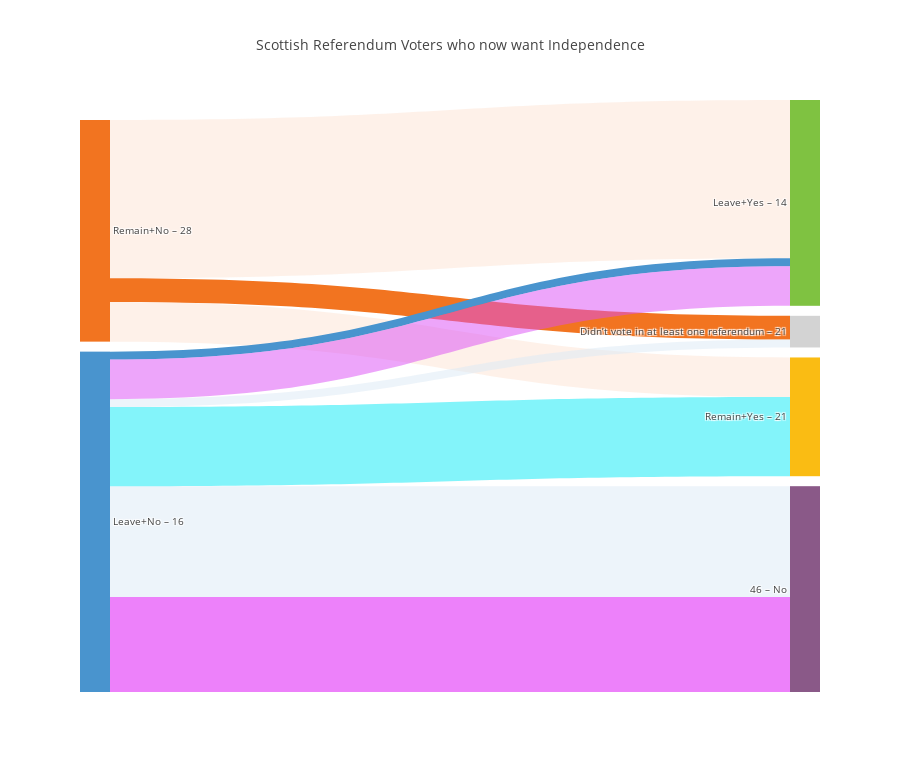

Write notebook code for a chart like this one.
### Code cell
import pandas as pd
import numpy as np
#import plotly-geo
import plotly.graph_objs as go
from plotly.offline import download_plotlyjs, init_notebook_mode, plot, iplot
init_notebook_mode(connected=True)

nodes = [
    ['ID', 'Label', 'Color'],
    [0,'Remain+No – 28','#F27420'],
    [1,'Leave+No – 16','#4994CE'],
    [2,'Remain+Yes – 21','#FABC13'],
    [3,'Leave+Yes – 14','#7FC241'],
    [4,'Didn’t vote in at least one referendum – 21','#D3D3D3'],
    [5,'46 – No','#8A5988']
]
links = [
    ['Source','Target','Value','Link Color'],
    [0,3,20,'rgba(253, 227, 212, 0.5)'],
    [0,4,3,'rgba(242, 116, 32, 1)'],
    [0,2,5,'rgba(253, 227, 212, 0.5)'],
    [1,5,14,'rgba(219, 233, 246, 0.5)'],
    [1,3,1,'rgba(73, 148, 206, 1)'],
    [1,4,1,'rgba(219, 233, 246,0.5)'],
    [1,2,10,'rgba(8, 233, 246,0.5)'],
    [1,3,5,'rgba(219, 77, 246,0.5)'],
    [1,5,12,'rgba(219, 4, 246,0.5)']
]

nodes_headers = nodes.pop(0)
nodes_df = pd.DataFrame(nodes, columns = nodes_headers)
links_headers = links.pop(0)
links_df = pd.DataFrame(links, columns = links_headers)

data_trace = dict(
    type='sankey',
    domain = dict(
      x =  [0,1],
      y =  [0,1]
    ),
    orientation = "h",
    valueformat = ".0f",
    node = dict(
      pad = 10,
      thickness = 30,
      line = dict(
        color = "black",
        width = 0
      ),
      label =  nodes_df['Label'].dropna(axis=0, how='any'),
      color = nodes_df['Color']
    ),
    link = dict(
      source = links_df['Source'].dropna(axis=0, how='any'),
      target = links_df['Target'].dropna(axis=0, how='any'),
      value = links_df['Value'].dropna(axis=0, how='any'),
      color = links_df['Link Color'].dropna(axis=0, how='any'),
  )
)

layout =  dict(
    title = "Scottish Referendum Voters who now want Independence",
    height = 772,
    font = dict(
      size = 10
    ),    
)

fig = dict(data=[data_trace], layout=layout)
iplot(fig, validate=False)

### Figure 1 — Plotly figure (JSON) as saved in the notebook; plotly's stock layout.template omitted (floating-point values rounded to 4 significant figures)
{"data": [{"domain": {"x": [0, 1], "y": [0, 1]}, "link": {"color": ["rgba(253, 227, 212, 0.5)", "rgba(242, 116, 32, 1)", "rgba(253, 227, 212, 0.5)", "rgba(219, 233, 246, 0.5)", "rgba(73, 148, 206, 1)", "rgba(219, 233, 246,0.5)", "rgba(8, 233, 246,0.5)", "rgba(219, 77, 246,0.5)", "rgba(219, 4, 246,0.5)"], "source": [0, 0, 0, 1, 1, 1, 1, 1, 1], "target": [3, 4, 2, 5, 3, 4, 2, 3, 5], "value": [20, 3, 5, 14, 1, 1, 10, 5, 12]}, "node": {"color": ["#F27420", "#4994CE", "#FABC13", "#7FC241", "#D3D3D3", "#8A5988"], "label": ["Remain+No – 28", "Leave+No – 16", "Remain+Yes – 21", "Leave+Yes – 14", "Didn’t vote in at least one referendum – 21", "46 – No"], "line": {"color": "black", "width": 0}, "pad": 10, "thickness": 30}, "orientation": "h", "type": "sankey", "valueformat": ".0f"}], "layout": {"font": {"size": 10}, "height": 772, "title": "Scottish Referendum Voters who now want Independence"}}
